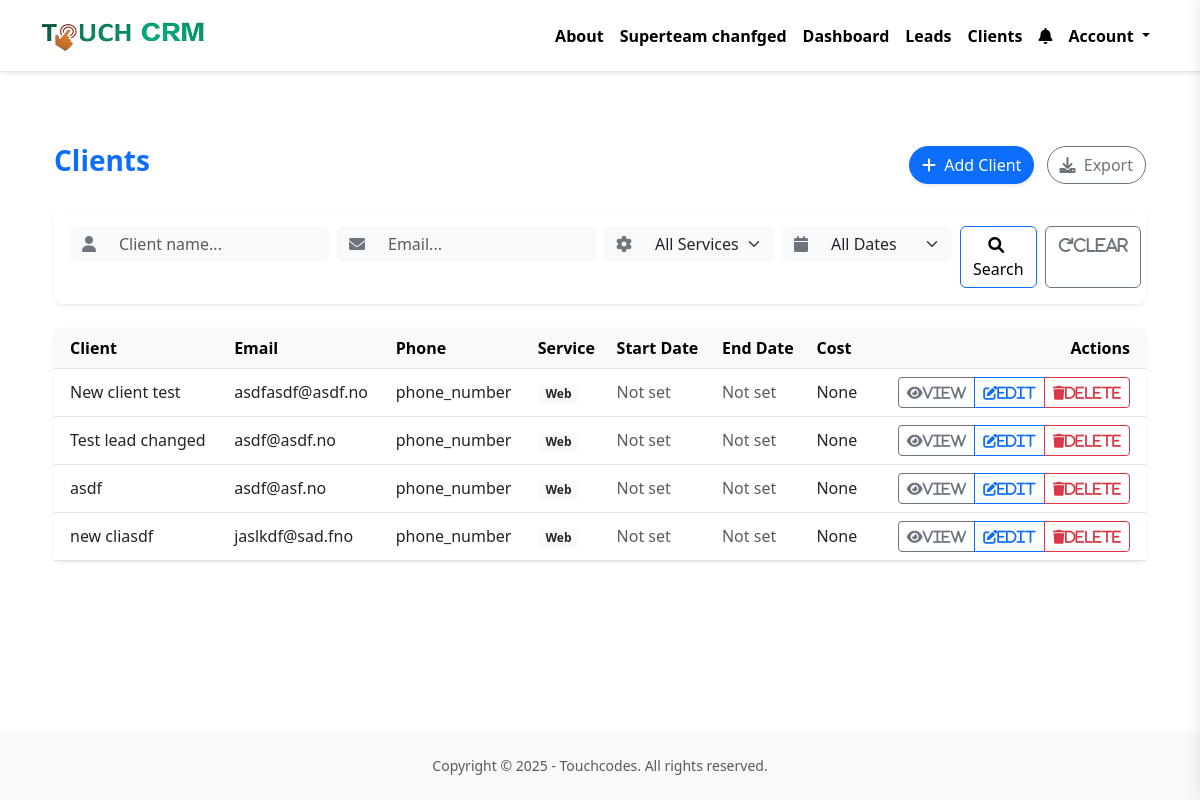
The page /dashboard/clients/ (signed in) on the database its author committed.
### team/models.py (models this page shows, shortened)
class Team(models.Model):
    plan = models.ForeignKey(Plan, related_name='teams', blank=True, null=True, on_delete=models.CASCADE)
    name = models.CharField(max_length=100)
    members = models.ManyToManyField(User, related_name='teams')
    created_by = models.ForeignKey(User, related_name='created_teams', on_delete=models.CASCADE)
    created_at = models.DateTimeField(auto_now_add=True)

### client/models.py (models this page shows, shortened)
class Client(models.Model):
    SERVICE_CHOICES = [
        ('Web', 'Web'),
        ('App', 'App'),
        ('Web+App', 'Web + App'),
        ('Other', 'Other')  # Allows manual text input
    ]
    team = models.ForeignKey(Team, related_name='clients', on_delete=models.CASCADE)
    name = models.CharField(max_length=255)
    email = models.EmailField()
    phone_number = models.CharField(max_length=20, blank=True, null=True)
    service = models.CharField(max_length=50, choices=SERVICE_CHOICES, default='Web')
    custom_service = models.CharField(max_length=255, blank=True, null=True)
    contacted_person_name = models.CharField(max_length=255, blank=True, null=True)
    description = models.TextField(blank=True, null=True)
    min_cost = models.DecimalField(max_digits=12, decimal_places=2, null=True, blank=True)
    max_cost = models.DecimalField(max_digits=12, decimal_places=2, null=True, blank=True)
    approved_cost = models.DecimalField(max_digits=12, decimal_places=2, null=True, blank=True)
    gst_service_percentage = models.DecimalField(max_digits=5, decimal_places=2, null=True, blank=True)
    final_cost = models.DecimalField(max_digits=12, decimal_places=2, null=True, blank=True)
    start_date = models.DateField(null=True, blank=True)
    end_date = models.DateField(null=True, blank=True)
    working_days = models.IntegerField(null=True, blank=True)
    is_deleted = models.BooleanField(default=False)
    created_by = models.ForeignKey(User, related_name='clients', on_delete=models.CASCADE)
    created_at = models.DateTimeField(auto_now_add=True)
    modified_at = models.DateTimeField(auto_now=True)
    class Meta:
        ordering = ('name',)

### client/views.py (the view)
# urls.py: path('', views.clients_list, name='list'),
@login_required
def clients_list(request):
    team = request.user.userprofile.active_team
    clients = team.clients.all()
    name_query = request.GET.get('name', '')
    email_query = request.GET.get('email', '')
    service_query = request.GET.get('service', '')
    date_filter = request.GET.get('date_filter', '')
    if name_query:
        clients = clients.filter(name__icontains=name_query)
    if email_query:
        clients = clients.filter(email__icontains=email_query)
    if service_query:
        clients = clients.filter(service=service_query)
    from datetime import datetime, timedelta
    today = datetime.now().date()
    if date_filter == 'today':
        clients = clients.filter(created_at__date=today)
    elif date_filter == 'week':
        week_ago = today - timedelta(days=7)
        clients = clients.filter(created_at__date__gte=week_ago)
    elif date_filter == 'month':
        month_ago = today - timedelta(days=30)
        clients = clients.filter(created_at__date__gte=month_ago)
    return render(request, 'client/clients_list.html', {
        'clients': clients
    })

### team/context_processors.py (called while the page is built)
def active_team(request):
    if request.user.is_authenticated:
        active_team = request.user.userprofile.get_active_team()
        if not active_team:
            active_team = Team.objects.filter(created_by=request.user)[0]
    else:
        active_team = None
    return {'active_team': active_team}

### userprofile/models.py (called while the page is built)
    def get_active_team(self):
        if self.active_team:
            return self.active_team
        else:
            return Team.objects.filter(members__in=[self.user.id]).first()

### client/templates/client/clients_list.html (shortened to what this page needs)
{% extends 'core/base.html' %}
{% block content %}
<div class="container mt-4">
    <div class="d-flex justify-content-between align-items-center mb-4">
        <h1 class="h3 fw-bold text-primary">Clients</h1>
        <div>
            <a href="{% url 'clients:add' %}" class="btn btn-primary me-2 rounded-pill shadow-sm">
                <i class="fas fa-plus me-1"></i> Add Client
            </a>
            <a href="{% url 'clients:export' %}" class="btn btn-outline-secondary rounded-pill">
                <i class="fas fa-download me-1"></i> Export
            </a>
        </div>
    </div>
    <div class="card shadow-sm mb-4 border-0 rounded-3">
        <div class="card-body p-3">
            <form method="get" action="{% url 'clients:list' %}" class="row g-2">
                <div class="col-md-3">
                    <div class="input-group">
                        <span class="input-group-text bg-light border-0">
                            <i class="fas fa-user"></i>
                        </span>
                        <input type="text" name="name" value="{{ request.GET.name }}"
                               class="form-control border-0 bg-light" placeholder="Client name...">
                    </div>
                </div>
                <div class="col-md-3">
                    <div class="input-group">
                        <span class="input-group-text bg-light border-0">
                            <i class="fas fa-envelope"></i>
                        </span>
                        <input type="text" name="email" value="{{ request.GET.email }}"
                               class="form-control border-0 bg-light" placeholder="Email...">
                    </div>
                </div>
                <div class="col-md-2">
                    <div class="input-group">
                        <span class="input-group-text bg-light border-0">
                            <i class="fas fa-cog"></i>
                        </span>
                        <select name="service" class="form-select border-0 bg-light">
                            <option value="">All Services</option>
                        </select>
                    </div>
                </div>
                <div class="col-md-2">
                    <div class="input-group">
                        <span class="input-group-text bg-light border-0">
                            <i class="fas fa-calendar"></i>
                        </span>
                        <select name="date_filter" class="form-select border-0 bg-light">
                            <option value="">All Dates</option>
                        </select>
                    </div>
                </div>
                <div class="col-md-2">
                    <div class="d-flex gap-2">
                        <button type="submit" class="btn btn-primary flex-grow-1 text-black">
                            <i class="fas fa-search me-1"></i> Search
                        </button>
                        <a href="{% url 'clients:list' %}" class="btn btn-outline-secondary">
                            <i class="fas fa-redo">clear</i>
                        </a>
                    </div>
                </div>
            </form>
        </div>
    </div>
    {% if clients %}
        <div class="card shadow-sm border-0 rounded-3">
            <div class="table-responsive">
                <table class="table table-hover mb-0">
                    <thead class="table-light">
                        <tr>
                            <th scope="col" class="ps-3">Client</th>
                            <th scope="col">Email</th>
                            <th scope="col">Phone</th>
                            <th scope="col">Service</th>
                            <th scope="col">Start Date</th>
                            <th scope="col">End Date</th>
                            <th scope="col">Cost</th>
                            <th scope="col" class="text-end pe-3">Actions</th>
                        </tr>
                    </thead>
                    <tbody>
                        {% for client in clients %}
                            <tr>
                                <td class="align-middle ps-3 fw-medium">{{ client.name }}</td>
                                <td class="align-middle">{{ client.email }}</td>
                                <td class="align-middle">{{ client.phone_number }}</td>
                                <td class="align-middle">
                                    <span class="badge bg-light text-dark">
                                        {{ client.get_service_display }}
                                    </span>
                                </td>
                                <td class="align-middle">
                                    {% if client.start_date %}
                                    <span class="text-primary">{{ client.start_date|date:"M d, Y" }}</span>
                                    {% else %}
                                    <span class="text-muted">Not set</span>
                                    {% endif %}
                                </td>
                                <td class="align-middle">
                                    {% if client.end_date %}
                                    <span class="text-primary">{{ client.end_date|date:"M d, Y" }}</span>
                                    {% else %}
                                    <span class="text-muted">Not set</span>
                                    {% endif %}
                                </td>
                                <td class="align-middle fw-medium">{{ client.final_cost }}</td>
                                <td class="text-end pe-3">
                                    <div class="btn-group">
                                        <a href="{% url 'clients:detail' client.id %}" class="btn btn-sm btn-outline-secondary" title="View">
                                            <i class="fas fa-eye">View</i>
                                        </a>
                                        <a href="{% url 'clients:edit' client.id %}" class="btn btn-sm btn-outline-primary" title="Edit">
                                            <i class="fas fa-edit">edit</i>
                                        </a>
                                        <a href="{% url 'clients:delete' client.id %}" class="btn btn-sm btn-outline-danger" title="Delete">
                                            <i class="fas fa-trash">delete</i>
                                        </a>
                                    </div>
                                </td>
                            </tr>
                        {% endfor %}
                    </tbody>
                </table>
            </div>
        </div>
    {% else %}
        <div class="alert alert-info border-0 shadow-sm rounded-3">
            <i class="fas fa-info-circle me-2"></i>No clients found in the database yet...
        </div>
    {% endif %}
</div>
{% endblock %}

### core/templates/core/base.html (shortened to what this page needs)
{% load static %}
<!DOCTYPE html>
<html lang="en">
<head>
    <link href="https://cdn.jsdelivr.net/npm/bootstrap@5.3.0/dist/css/bootstrap.min.css" rel="stylesheet"
>
    <link rel="stylesheet" href="{% static 'main.min.css' %}">
    <link rel="stylesheet" href="https://cdnjs.cloudflare.com/ajax/libs/font-awesome/6.0.0/css/all.min.css">
</head>
<body class="d-flex flex-column min-vh-100">
    <nav class="navbar navbar-expand-lg navbar-light bg-white shadow-sm">
        <div class="container">
            <a class="navbar-brand d-flex align-items-center" href="/">
                <img src="{% static 'images/logo5.png' %}" alt="Touchcodes Logo" height="45" width="180">
            </a>
            <div class="collapse navbar-collapse" id="navbarNav">
                <ul class="navbar-nav ms-auto">
                    <li class="nav-item">
                        <a class="nav-link" href="{% url 'about' %}">About</a>
                    </li>
                    {% if request.user.is_authenticated %}
                        <li class="nav-item">
                            <a class="nav-link" href="{% url 'team:detail' active_team.id %}">{{ active_team.name }}</a>
                        </li>
                        <li class="nav-item">
                            <a class="nav-link" href="{% url 'dashboard:index' %}">Dashboard</a>
                        </li>
                        <li class="nav-item">
                            <a class="nav-link" href="{% url 'leads:list' %}">Leads</a>
                        </li>
                        <li class="nav-item">
                            <a class="nav-link" href="{% url 'clients:list' %}">Clients</a>
                        </li>
                        <li class="nav-item">
                            <a class="nav-link notification-bell" href="#" id="notificationBell">
                                <i class="fas fa-bell"></i>
                            </a>
                        </li>
                        <li class="nav-item dropdown">
                            <a class="nav-link dropdown-toggle" href="#" id="userDropdown" role="button"
                               data-bs-toggle="dropdown" aria-expanded="false">
                                Account
                            </a>
                        </li>
                    {% endif %}
                </ul>
            </div>
        </div>
    </nav>
    <main class="flex-grow-1 container my-5" id="mainContent">
        {% block content %}
        {% endblock %}
    </main>
    <footer class="py-4 bg-light text-center mt-auto" id="pageFooter">
        <div class="container">
            <p class="mb-0 text-muted small">Copyright &copy; 2025 - Touchcodes. All rights reserved.</p>
        </div>
    </footer>
</body>
</html>

### core/templates/core/base.html (style rules this page uses)
.navbar { background: rgba(255, 255, 255, 0.7) !important; backdrop-filter: blur(10px); box-shadow: 0px 4px 10px rgba(0, 0, 0, 0.1); border-bottom: 1px solid rgba(0, 0, 0, 0.1); }
.nav-link { color: black !important; font-weight: bold !important; }
.notification-bell { position: relative; cursor: pointer; padding: 0.5rem; transition: color 0.2s ease; }

### client/templates/client/clients_list.html (style rules this page uses)
.input-group-text { color: #6c757d; }

### rows shown on the page
Team: name "Superteam chanfged"
Client: name "New client test", email "asdfasdf@asdf.no", phone_number "phone_number", service "Web", shows "Not set", final_cost "None"
Client: name "Test lead changed", email "asdf@asdf.no", phone_number "phone_number", service "Web", shows "Not set", final_cost "None"
Client: name "asdf", email "asdf@asf.no", phone_number "phone_number", service "Web", shows "Not set", final_cost "None"
Client: name "new cliasdf", email "jaslkdf@sad.fno", phone_number "phone_number", service "Web", shows "Not set", final_cost "None"
